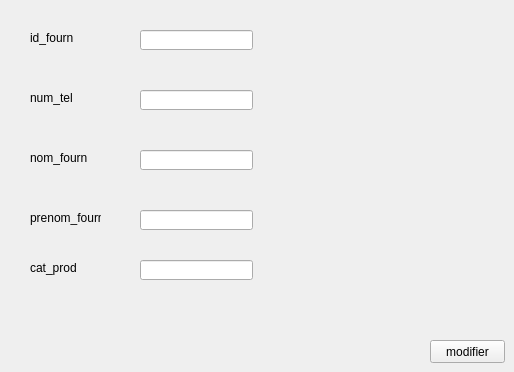
         <widget class="QWidget" name="tab_68">
          <attribute name="title">
           <string>modifier un fournisseur</string>
          </attribute>
          <widget class="QLineEdit" name="lineEdit_c_4">
           <property name="geometry">
            <rect>
             <x>140</x>
             <y>150</y>
             <width>113</width>
             <height>20</height>
            </rect>
           </property>
          </widget>
          <widget class="QLabel" name="label_98">
           <property name="geometry">
            <rect>
             <x>30</x>
             <y>90</y>
             <width>71</width>
             <height>16</height>
            </rect>
           </property>
           <property name="text">
            <string>num_tel</string>
           </property>
          </widget>
          <widget class="QPushButton" name="pb_modifier_2">
           <property name="geometry">
            <rect>
             <x>430</x>
             <y>340</y>
             <width>75</width>
             <height>23</height>
            </rect>
           </property>
           <property name="text">
            <string>modifier</string>
           </property>
          </widget>
          <widget class="QLabel" name="label_99">
           <property name="geometry">
            <rect>
             <x>30</x>
             <y>150</y>
             <width>81</width>
             <height>16</height>
            </rect>
           </property>
           <property name="text">
            <string>nom_fourn</string>
           </property>
          </widget>
          <widget class="QLineEdit" name="lineEdit_idc_4">
           <property name="geometry">
            <rect>
             <x>140</x>
             <y>30</y>
             <width>113</width>
             <height>20</height>
            </rect>
           </property>
          </widget>
          <widget class="QLineEdit" name="lineEdit_idf_6">
           <property name="geometry">
            <rect>
             <x>140</x>
             <y>90</y>
             <width>113</width>
             <height>20</height>
            </rect>
           </property>
          </widget>
          <widget class="QLabel" name="label_100">
           <property name="geometry">
            <rect>
             <x>30</x>
             <y>30</y>
             <width>71</width>
             <height>16</height>
            </rect>
           </property>
           <property name="text">
            <string>id_fourn</string>
           </property>
          </widget>
          <widget class="QLineEdit" name="lineEdit_idf_7">
           <property name="geometry">
            <rect>
             <x>140</x>
             <y>210</y>
             <width>113</width>
             <height>20</height>
            </rect>
           </property>
          </widget>
          <widget class="QLabel" name="label_101">
           <property name="geometry">
            <rect>
             <x>30</x>
             <y>210</y>
             <width>71</width>
             <height>16</height>
            </rect>
           </property>
           <property name="text">
            <string>prenom_fourn</string>
           </property>
          </widget>
          <widget class="QLabel" name="label_102">
           <property name="geometry">
            <rect>
             <x>30</x>
             <y>260</y>
             <width>71</width>
             <height>16</height>
            </rect>
           </property>
           <property name="text">
            <string>cat_prod</string>
           </property>
          </widget>
          <widget class="QLineEdit" name="lineEdit_idf_8">
           <property name="geometry">
            <rect>
             <x>140</x>
             <y>260</y>
             <width>113</width>
             <height>20</height>
            </rect>
           </property>
          </widget>
         </widget>
